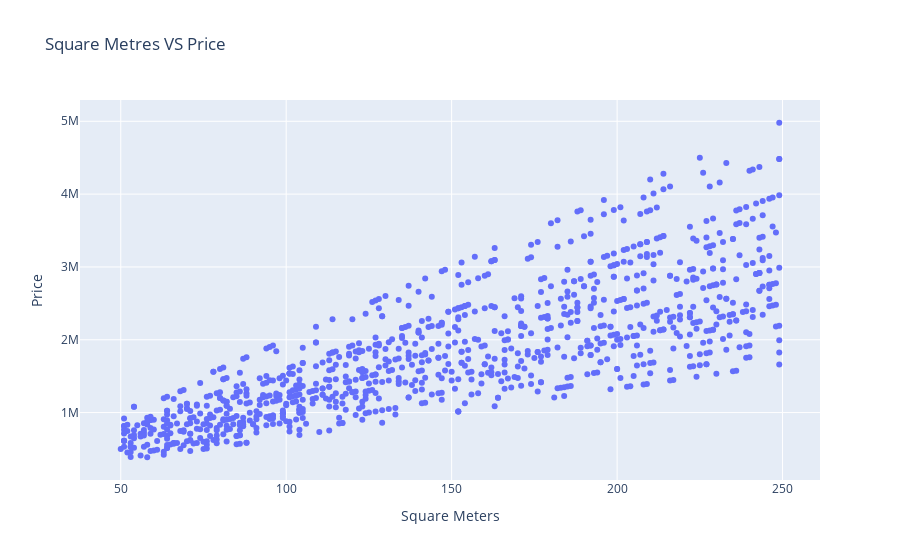

Notebook code for this chart:
### Markdown cell above
<h4>Square Metres VS Price<h4>

### Code cell
px.scatter(data_frame=df, x='Square Meters', y='Price', title="Square Metres VS Price")

### Figure 1 — Plotly figure (JSON) as saved in the notebook; plotly's stock layout.template omitted (floating-point values rounded to 4 significant figures; data arrays with more than 128 entries replaced by an {"elided": "..."} marker saying what was removed)
{"data": [{"hovertemplate": "Square Meters=%{x}<br>Price=%{y}<extra></extra>", "legendgroup": "", "marker": {"color": "#636efa", "symbol": "circle"}, "mode": "markers", "name": "", "orientation": "v", "showlegend": false, "type": "scatter", "x": {"elided": "1000 int values"}, "xaxis": "x", "y": {"elided": "1000 int values"}, "yaxis": "y"}], "layout": {"legend": {"tracegroupgap": 0}, "title": {"text": "Square Metres VS Price"}, "xaxis": {"anchor": "y", "domain": [0, 1], "title": {"text": "Square Meters"}}, "yaxis": {"anchor": "x", "domain": [0, 1], "title": {"text": "Price"}}}}
